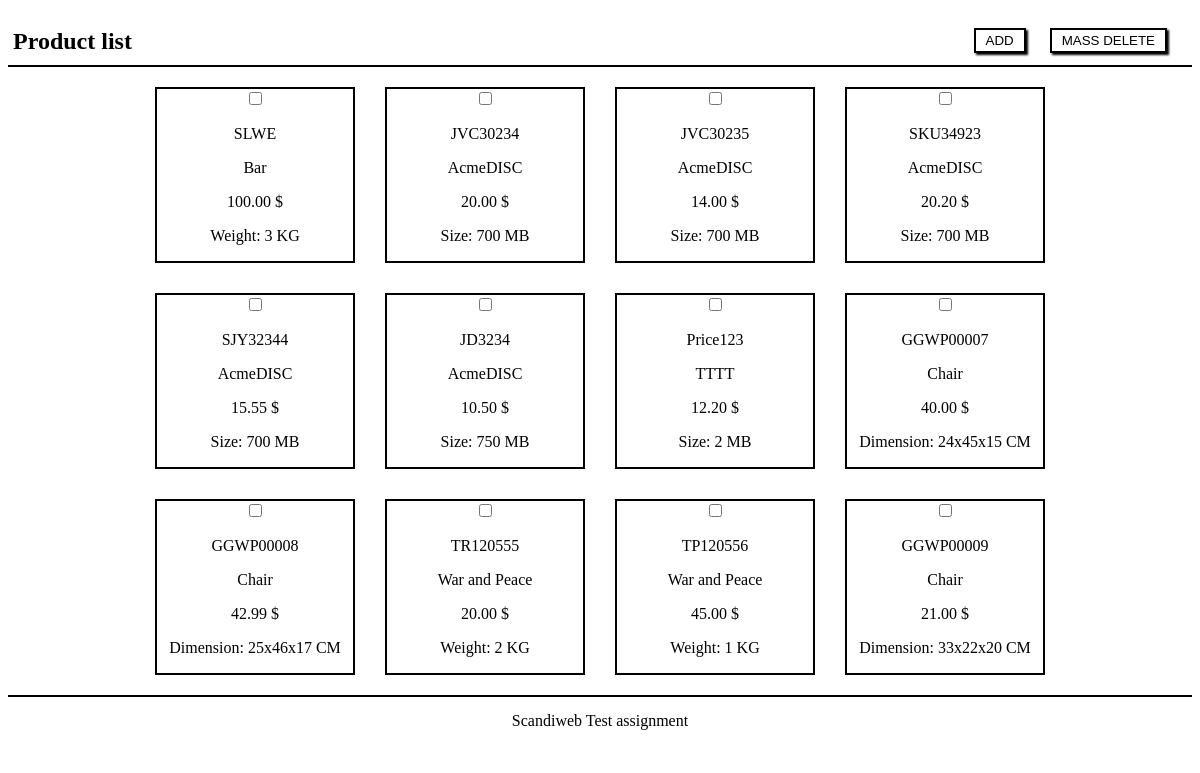
The page / on the database its author committed.
### tables this page shows
CREATE TABLE `products` (
  `product_id` int NOT NULL,
  `sku` varchar(50) NOT NULL,
  `name` varchar(50) NOT NULL,
  `price` float NOT NULL,
  `category_id` int NOT NULL,
  `options` varchar(200) NOT NULL
);

### index.php (the view, shortened to what this page needs)
<!DOCTYPE html>
<html lang="en" dir="ltr">
<head>
  <link rel="stylesheet" href="/css/style.css">
</head>
<body>
  <header>
    <div class="logo">
      <h2>Product list</h2>
    </div>
    <div class="buttons">
      <button  class="button">
        <a href="/product-add.php" class="button">Add<a>
        </button>
        <button  class="button" type="submit" form="mass-delete">Mass delete</button>
      </div>
    </header>
    <main class="main-page">
      <?php
      $mysqli = new \mysqli(HOST, USERNAME, USERPASSWORD, DATABASENAME);
      $query = "SELECT * FROM `products` LEFT JOIN `categories`
      ON products.category_id = categories.id";
      if ($result = $mysqli->query($query)) {
        while ($row = $result->fetch_assoc()) {
          $optionsDecoded = json_decode($row['options'], true);
          switch ($row['category_id']) {
            case '1':
            $optionsText = 'Size: ' . $optionsDecoded['size'] . ' MB';
            break;
            case '2':
            $optionsText = 'Weight: ' . $optionsDecoded['weight'] . ' KG';
            break;
            case '3':
            $optionsText = 'Dimension: ' . $optionsDecoded['height'] . 'x'
            . $optionsDecoded['width']. 'x' . $optionsDecoded['lenght'] . ' CM';
            break;
        }
        $price = number_format($row['price'], 2, '.', '');
        echo "<div class='item'>
        <input type='checkbox' form='mass-delete' name='{$row['product_id']}'>
        <p>{$row['sku']}</p>
        <p>{$row['name']}</p>
        <p>{$price} $</p>
        <p>{$optionsText}</p>
        </div>
        ";
        }
      } else {
        echo "No items";
      }
      ?>
    </main>
<?php include "./footer.php" ?>
  </body>
  </html>

### footer.php
<footer>
  Scandiweb Test assignment
</footer>

### css/style.css (style rules this page uses)
header { display: grid; grid-template-columns: 5fr 2fr; padding: 20px 5px 10px 5px; border-bottom: 2px solid black; }
h2, h3, h4 { margin: 0; padding: 0; }
.buttons { text-align: right; }
button { border: 2px solid black; text-transform: uppercase; box-shadow: 2px 2px 2px black; padding: 3px 10px; margin-right: 20px; background-color: white; }
button a { color: black; text-decoration: none; cursor: default; }
main { padding: 20px 10px; }
.main-page { display: grid; grid-template-columns: repeat(4, 200px); grid-gap: 30px; align-items: center; justify-content: center; }
.item { border: 2px solid black; text-align: center; }
footer { padding: 15px; border-top: 2px solid black; text-align: center; }

### rows shown on the page
products: sku "SLWE", name "Bar", price "100.00", options "Weight: 3 KG"
products: sku "JVC30234", name "AcmeDISC", price "20.00", options "Size: 700 MB"
products: sku "JVC30235", name "AcmeDISC", price "14.00", options "Size: 700 MB"
products: sku "SKU34923", name "AcmeDISC", price "20.20", options "Size: 700 MB"
products: sku "SJY32344", name "AcmeDISC", price "15.55", options "Size: 700 MB"
products: sku "JD3234", name "AcmeDISC", price "10.50", options "Size: 750 MB"
products: sku "Price123", name "TTTT", price "12.20", options "Size: 2 MB"
products: sku "GGWP00007", name "Chair", price "40.00", options "Dimension: 24x45x15 CM"
products: sku "GGWP00008", name "Chair", price "42.99", options "Dimension: 25x46x17 CM"
products: sku "TR120555", name "War and Peace", price "20.00", options "Weight: 2 KG"
products: sku "TP120556", name "War and Peace", price "45.00", options "Weight: 1 KG"
products: sku "GGWP00009", name "Chair", price "21.00", options "Dimension: 33x22x20 CM"
